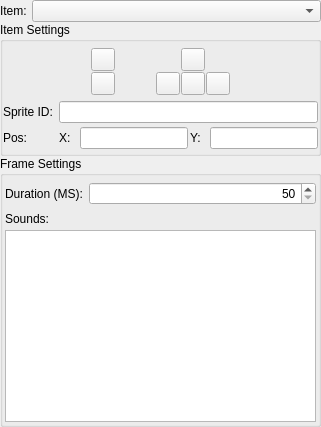
         <widget class="QWidget" name="widget_3" native="true">
          <layout class="QVBoxLayout" name="verticalLayout_9">
           <property name="spacing">
            <number>0</number>
           </property>
           <property name="leftMargin">
            <number>0</number>
           </property>
           <property name="topMargin">
            <number>0</number>
           </property>
           <property name="rightMargin">
            <number>0</number>
           </property>
           <property name="bottomMargin">
            <number>0</number>
           </property>
           <item>
            <widget class="QWidget" name="widget_10" native="true">
             <property name="sizePolicy">
              <sizepolicy hsizetype="Preferred" vsizetype="Maximum">
               <horstretch>0</horstretch>
               <verstretch>0</verstretch>
              </sizepolicy>
             </property>
             <layout class="QHBoxLayout" name="horizontalLayout_6">
              <property name="spacing">
               <number>2</number>
              </property>
              <property name="leftMargin">
               <number>0</number>
              </property>
              <property name="topMargin">
               <number>0</number>
              </property>
              <property name="rightMargin">
               <number>0</number>
              </property>
              <property name="bottomMargin">
               <number>0</number>
              </property>
              <item>
               <widget class="QLabel" name="label_4">
                <property name="sizePolicy">
                 <sizepolicy hsizetype="Maximum" vsizetype="Preferred">
                  <horstretch>0</horstretch>
                  <verstretch>0</verstretch>
                 </sizepolicy>
                </property>
                <property name="text">
                 <string>Item: </string>
                </property>
               </widget>
              </item>
              <item>
               <widget class="QComboBox" name="itemsComboWidget"/>
              </item>
             </layout>
            </widget>
           </item>
           <item>
            <widget class="QGroupBox" name="groupBox_3">
             <property name="sizePolicy">
              <sizepolicy hsizetype="Preferred" vsizetype="Minimum">
               <horstretch>0</horstretch>
               <verstretch>0</verstretch>
              </sizepolicy>
             </property>
             <property name="minimumSize">
              <size>
               <width>0</width>
               <height>0</height>
              </size>
             </property>
             <property name="title">
              <string>Item Settings</string>
             </property>
             <layout class="QVBoxLayout" name="verticalLayout_17">
              <property name="leftMargin">
               <number>0</number>
              </property>
              <property name="topMargin">
               <number>6</number>
              </property>
              <property name="rightMargin">
               <number>0</number>
              </property>
              <property name="bottomMargin">
               <number>0</number>
              </property>
              <item>
               <widget class="QWidget" name="widget_13" native="true">
                <layout class="QHBoxLayout" name="horizontalLayout_7">
                 <property name="spacing">
                  <number>0</number>
                 </property>
                 <property name="leftMargin">
                  <number>0</number>
                 </property>
                 <property name="topMargin">
                  <number>0</number>
                 </property>
                 <property name="rightMargin">
                  <number>0</number>
                 </property>
                 <property name="bottomMargin">
                  <number>0</number>
                 </property>
                 <item>
                  <widget class="QWidget" name="widget_11" native="true">
                   <property name="sizePolicy">
                    <sizepolicy hsizetype="Maximum" vsizetype="Maximum">
                     <horstretch>0</horstretch>
                     <verstretch>0</verstretch>
                    </sizepolicy>
                   </property>
                   <layout class="QGridLayout" name="gridLayout">
                    <property name="leftMargin">
                     <number>0</number>
                    </property>
                    <property name="topMargin">
                     <number>0</number>
                    </property>
                    <property name="rightMargin">
                     <number>0</number>
                    </property>
                    <property name="bottomMargin">
                     <number>0</number>
                    </property>
                    <property name="spacing">
                     <number>1</number>
                    </property>
                    <item row="1" column="3">
                     <widget class="QToolButton" name="itemDownButton">
                      <property name="toolTip">
                       <string>Move Item Down</string>
                      </property>
                      <property name="text">
                       <string/>
                      </property>
                      <property name="icon">
                       <iconset resource="../../Resources/MainWindow.qrc">
                        <normaloff>:/MainWindow/icons/tinycolor/icons8-down2-16.png</normaloff>:/MainWindow/icons/tinycolor/icons8-down2-16.png</iconset>
                      </property>
                      <property name="autoRepeat">
                       <bool>true</bool>
                      </property>
                      <property name="autoRepeatInterval">
                       <number>40</number>
                      </property>
                     </widget>
                    </item>
                    <item row="0" column="0">
                     <widget class="QToolButton" name="itemBackButton">
                      <property name="toolTip">
                       <string>Push Item Back</string>
                      </property>
                      <property name="text">
                       <string/>
                      </property>
                      <property name="icon">
                       <iconset resource="../../Resources/MainWindow.qrc">
                        <normaloff>:/MainWindow/icons/tinycolor/icons8-minus-16.png</normaloff>:/MainWindow/icons/tinycolor/icons8-minus-16.png</iconset>
                      </property>
                      <property name="shortcut">
                       <string>Q</string>
                      </property>
                      <property name="autoRepeatInterval">
                       <number>10</number>
                      </property>
                     </widget>
                    </item>
                    <item row="1" column="0">
                     <widget class="QToolButton" name="itemForwardButton">
                      <property name="toolTip">
                       <string>Bring The Item Forward</string>
                      </property>
                      <property name="text">
                       <string/>
                      </property>
                      <property name="icon">
                       <iconset resource="../../Resources/MainWindow.qrc">
                        <normaloff>:/MainWindow/icons/tinycolor/icons8-plus2-16.png</normaloff>:/MainWindow/icons/tinycolor/icons8-plus2-16.png</iconset>
                      </property>
                      <property name="shortcut">
                       <string>E</string>
                      </property>
                      <property name="autoRepeatInterval">
                       <number>10</number>
                      </property>
                     </widget>
                    </item>
                    <item row="0" column="3">
                     <widget class="QToolButton" name="itemUpButton">
                      <property name="toolTip">
                       <string>Move Item Up</string>
                      </property>
                      <property name="text">
                       <string/>
                      </property>
                      <property name="icon">
                       <iconset resource="../../Resources/MainWindow.qrc">
                        <normaloff>:/MainWindow/icons/tinycolor/icons8-collapse-arrow-16.png</normaloff>:/MainWindow/icons/tinycolor/icons8-collapse-arrow-16.png</iconset>
                      </property>
                      <property name="autoRepeat">
                       <bool>true</bool>
                      </property>
                      <property name="autoRepeatInterval">
                       <number>40</number>
                      </property>
                     </widget>
                    </item>
                    <item row="1" column="4">
                     <widget class="QToolButton" name="itemRightButton">
                      <property name="toolTip">
                       <string>Move Item Right</string>
                      </property>
                      <property name="text">
                       <string/>
                      </property>
                      <property name="icon">
                       <iconset resource="../../Resources/MainWindow.qrc">
                        <normaloff>:/MainWindow/icons/tinycolor/icons8-right-16.png</normaloff>:/MainWindow/icons/tinycolor/icons8-right-16.png</iconset>
                      </property>
                      <property name="autoRepeat">
                       <bool>true</bool>
                      </property>
                      <property name="autoRepeatInterval">
                       <number>40</number>
                      </property>
                     </widget>
                    </item>
                    <item row="1" column="2">
                     <widget class="QToolButton" name="itemLeftButton">
                      <property name="toolTip">
                       <string>Move Item Left</string>
                      </property>
                      <property name="text">
                       <string/>
                      </property>
                      <property name="icon">
                       <iconset resource="../../Resources/MainWindow.qrc">
                        <normaloff>:/MainWindow/icons/tinycolor/icons8-left-16.png</normaloff>:/MainWindow/icons/tinycolor/icons8-left-16.png</iconset>
                      </property>
                      <property name="autoRepeat">
                       <bool>true</bool>
                      </property>
                      <property name="autoRepeatInterval">
                       <number>40</number>
                      </property>
                     </widget>
                    </item>
                    <item row="0" column="1">
                     <spacer name="horizontalSpacer">
                      <property name="orientation">
                       <enum>Qt::Orientation::Horizontal</enum>
                      </property>
                      <property name="sizeType">
                       <enum>QSizePolicy::Policy::Fixed</enum>
                      </property>
                      <property name="sizeHint" stdset="0">
                       <size>
                        <width>40</width>
                        <height>20</height>
                       </size>
                      </property>
                     </spacer>
                    </item>
                   </layout>
                  </widget>
                 </item>
                </layout>
               </widget>
              </item>
              <item>
               <widget class="QWidget" name="widget_27" native="true">
                <property name="minimumSize">
                 <size>
                  <width>0</width>
                  <height>0</height>
                 </size>
                </property>
                <layout class="QFormLayout" name="formLayout_2">
                 <property name="horizontalSpacing">
                  <number>6</number>
                 </property>
                 <property name="verticalSpacing">
                  <number>4</number>
                 </property>
                 <property name="leftMargin">
                  <number>0</number>
                 </property>
                 <property name="topMargin">
                  <number>0</number>
                 </property>
                 <property name="rightMargin">
                  <number>0</number>
                 </property>
                 <property name="bottomMargin">
                  <number>4</number>
                 </property>
                 <item row="0" column="0">
                  <widget class="QLabel" name="label_14">
                   <property name="text">
                    <string>Sprite ID:</string>
                   </property>
                  </widget>
                 </item>
                 <item row="0" column="1">
                  <widget class="QLineEdit" name="itemSpriteIDEdit"/>
                 </item>
                 <item row="1" column="0">
                  <widget class="QLabel" name="posLabel">
                   <property name="text">
                    <string>Pos:</string>
                   </property>
                  </widget>
                 </item>
                 <item row="1" column="1">
                  <widget class="QWidget" name="posWidget" native="true">
                   <layout class="QHBoxLayout" name="horizontalLayout_21">
                    <property name="spacing">
                     <number>0</number>
                    </property>
                    <property name="leftMargin">
                     <number>0</number>
                    </property>
                    <property name="topMargin">
                     <number>0</number>
                    </property>
                    <property name="rightMargin">
                     <number>0</number>
                    </property>
                    <property name="bottomMargin">
                     <number>0</number>
                    </property>
                    <item>
                     <widget class="QWidget" name="widget_12" native="true">
                      <property name="minimumSize">
                       <size>
                        <width>0</width>
                        <height>0</height>
                       </size>
                      </property>
                      <layout class="QGridLayout" name="gridLayout_4">
                       <property name="leftMargin">
                        <number>0</number>
                       </property>
                       <property name="topMargin">
                        <number>0</number>
                       </property>
                       <property name="rightMargin">
                        <number>0</number>
                       </property>
                       <property name="bottomMargin">
                        <number>0</number>
                       </property>
                       <property name="spacing">
                        <number>2</number>
                       </property>
                       <item row="0" column="0">
                        <widget class="QWidget" name="widget_14" native="true">
                         <layout class="QHBoxLayout" name="horizontalLayout_8">
                          <property name="leftMargin">
                           <number>0</number>
                          </property>
                          <property name="topMargin">
                           <number>0</number>
                          </property>
                          <property name="rightMargin">
                           <number>0</number>
                          </property>
                          <property name="bottomMargin">
                           <number>0</number>
                          </property>
                          <item>
                           <widget class="QLabel" name="label_6">
                            <property name="text">
                             <string>X: </string>
                            </property>
                           </widget>
                          </item>
                          <item>
                           <widget class="QLineEdit" name="xLineEdit"/>
                          </item>
                         </layout>
                        </widget>
                       </item>
                       <item row="0" column="1">
                        <widget class="QWidget" name="widget_15" native="true">
                         <layout class="QHBoxLayout" name="horizontalLayout_9">
                          <property name="leftMargin">
                           <number>0</number>
                          </property>
                          <property name="topMargin">
                           <number>0</number>
                          </property>
                          <property name="rightMargin">
                           <number>0</number>
                          </property>
                          <property name="bottomMargin">
                           <number>0</number>
                          </property>
                          <item>
                           <widget class="QLabel" name="label_7">
                            <property name="text">
                             <string>Y: </string>
                            </property>
                           </widget>
                          </item>
                          <item>
                           <widget class="QLineEdit" name="yLineEdit"/>
                          </item>
                         </layout>
                        </widget>
                       </item>
                      </layout>
                     </widget>
                    </item>
                   </layout>
                  </widget>
                 </item>
                </layout>
               </widget>
              </item>
             </layout>
            </widget>
           </item>
           <item>
            <widget class="QGroupBox" name="groupBox">
             <property name="sizePolicy">
              <sizepolicy hsizetype="Preferred" vsizetype="Preferred">
               <horstretch>0</horstretch>
               <verstretch>0</verstretch>
              </sizepolicy>
             </property>
             <property name="title">
              <string>Frame Settings</string>
             </property>
             <layout class="QVBoxLayout" name="verticalLayout_3">
              <property name="spacing">
               <number>2</number>
              </property>
              <property name="leftMargin">
               <number>2</number>
              </property>
              <property name="topMargin">
               <number>6</number>
              </property>
              <property name="rightMargin">
               <number>2</number>
              </property>
              <property name="bottomMargin">
               <number>2</number>
              </property>
              <item>
               <widget class="QWidget" name="widget_41" native="true">
                <property name="sizePolicy">
                 <sizepolicy hsizetype="Preferred" vsizetype="Maximum">
                  <horstretch>0</horstretch>
                  <verstretch>0</verstretch>
                 </sizepolicy>
                </property>
                <layout class="QHBoxLayout" name="horizontalLayout">
                 <property name="spacing">
                  <number>2</number>
                 </property>
                 <property name="leftMargin">
                  <number>0</number>
                 </property>
                 <property name="topMargin">
                  <number>0</number>
                 </property>
                 <property name="rightMargin">
                  <number>0</number>
                 </property>
                 <property name="bottomMargin">
                  <number>0</number>
                 </property>
                 <item>
                  <widget class="QLabel" name="label">
                   <property name="sizePolicy">
                    <sizepolicy hsizetype="Maximum" vsizetype="Preferred">
                     <horstretch>0</horstretch>
                     <verstretch>0</verstretch>
                    </sizepolicy>
                   </property>
                   <property name="text">
                    <string>Duration (MS): </string>
                   </property>
                  </widget>
                 </item>
                 <item>
                  <widget class="QSpinBox" name="durationWidget">
                   <property name="sizePolicy">
                    <sizepolicy hsizetype="Preferred" vsizetype="Fixed">
                     <horstretch>0</horstretch>
                     <verstretch>0</verstretch>
                    </sizepolicy>
                   </property>
                   <property name="alignment">
                    <set>Qt::AlignmentFlag::AlignRight|Qt::AlignmentFlag::AlignTrailing|Qt::AlignmentFlag::AlignVCenter</set>
                   </property>
                   <property name="minimum">
                    <number>50</number>
                   </property>
                   <property name="maximum">
                    <number>1000000</number>
                   </property>
                   <property name="singleStep">
                    <number>50</number>
                   </property>
                  </widget>
                 </item>
                </layout>
               </widget>
              </item>
              <item>
               <widget class="QWidget" name="widget_5" native="true">
                <property name="sizePolicy">
                 <sizepolicy hsizetype="Preferred" vsizetype="Preferred">
                  <horstretch>0</horstretch>
                  <verstretch>0</verstretch>
                 </sizepolicy>
                </property>
                <layout class="QVBoxLayout" name="verticalLayout_2">
                 <property name="spacing">
                  <number>0</number>
                 </property>
                 <property name="leftMargin">
                  <number>0</number>
                 </property>
                 <property name="topMargin">
                  <number>0</number>
                 </property>
                 <property name="rightMargin">
                  <number>0</number>
                 </property>
                 <property name="bottomMargin">
                  <number>0</number>
                 </property>
                 <item>
                  <widget class="QWidget" name="widget_8" native="true">
                   <property name="minimumSize">
                    <size>
                     <width>0</width>
                     <height>0</height>
                    </size>
                   </property>
                   <layout class="QHBoxLayout" name="horizontalLayout_4">
                    <property name="spacing">
                     <number>2</number>
                    </property>
                    <property name="leftMargin">
                     <number>0</number>
                    </property>
                    <property name="topMargin">
                     <number>0</number>
                    </property>
                    <property name="rightMargin">
                     <number>0</number>
                    </property>
                    <property name="bottomMargin">
                     <number>0</number>
                    </property>
                    <item>
                     <widget class="QLabel" name="label_2">
                      <property name="text">
                       <string>Sounds:</string>
                      </property>
                     </widget>
                    </item>
                    <item>
                     <widget class="QWidget" name="widget_9" native="true">
                      <property name="sizePolicy">
                       <sizepolicy hsizetype="Maximum" vsizetype="Preferred">
                        <horstretch>0</horstretch>
                        <verstretch>0</verstretch>
                       </sizepolicy>
                      </property>
                      <layout class="QHBoxLayout" name="horizontalLayout_5">
                       <property name="spacing">
                        <number>0</number>
                       </property>
                       <property name="leftMargin">
                        <number>0</number>
                       </property>
                       <property name="topMargin">
                        <number>0</number>
                       </property>
                       <property name="rightMargin">
                        <number>0</number>
                       </property>
                       <property name="bottomMargin">
                        <number>0</number>
                       </property>
                       <item>
                        <widget class="QToolButton" name="addSoundButton">
                         <property name="toolTip">
                          <string>Add New Sound</string>
                         </property>
                         <property name="text">
                          <string/>
                         </property>
                         <property name="icon">
                          <iconset resource="../../Resources/MainWindow.qrc">
                           <normaloff>:/MainWindow/icons/tinycolor/icons8-plus-16.png</normaloff>:/MainWindow/icons/tinycolor/icons8-plus-16.png</iconset>
                         </property>
                         <property name="autoRaise">
                          <bool>true</bool>
                         </property>
                        </widget>
                       </item>
                       <item>
                        <widget class="QToolButton" name="deleteSoundButton">
                         <property name="toolTip">
                          <string>Delete Sound</string>
                         </property>
                         <property name="text">
                          <string/>
                         </property>
                         <property name="icon">
                          <iconset resource="../../Resources/MainWindow.qrc">
                           <normaloff>:/MainWindow/icons/tinycolor/icons8-delete-16.png</normaloff>:/MainWindow/icons/tinycolor/icons8-delete-16.png</iconset>
                         </property>
                         <property name="autoRaise">
                          <bool>true</bool>
                         </property>
                        </widget>
                       </item>
                      </layout>
                     </widget>
                    </item>
                   </layout>
                  </widget>
                 </item>
                 <item>
                  <widget class="QListWidget" name="soundsWidget">
                   <property name="sizePolicy">
                    <sizepolicy hsizetype="Preferred" vsizetype="Expanding">
                     <horstretch>0</horstretch>
                     <verstretch>0</verstretch>
                    </sizepolicy>
                   </property>
                  </widget>
                 </item>
                </layout>
               </widget>
              </item>
             </layout>
            </widget>
           </item>
          </layout>
         </widget>
